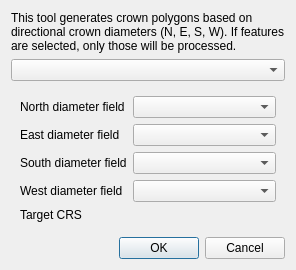
<?xml version="1.0" encoding="UTF-8"?>
<ui version="4.0">
 <class>TreestaCrownVisualizerDialogBase</class>
 <widget class="QDialog" name="TreestaCrownVisualizerDialogBase">
  <property name="windowTitle">
   <string>Treesta Crown Visualizer</string>
  </property>
  <layout class="QVBoxLayout" name="verticalLayout">
   <item>
    <widget class="QLabel" name="label_info">
     <property name="text">
      <string>This tool generates crown polygons based on directional crown diameters (N, E, S, W). If features are selected, only those will be processed.</string>
     </property>
     <property name="wordWrap">
      <bool>true</bool>
     </property>
    </widget>
   </item>
   <item>
    <widget class="QComboBox" name="layer_combo"/>
   </item>
   <item>
    <widget class="QWidget" name="form_container">
     <layout class="QFormLayout" name="formLayout">
      <item row="0" column="0">
       <widget class="QLabel">
        <property name="text">
         <string>North diameter field</string>
        </property>
       </widget>
      </item>
      <item row="0" column="1">
       <widget class="QComboBox" name="field_north"/>
      </item>
      <item row="1" column="0">
       <widget class="QLabel">
        <property name="text">
         <string>East diameter field</string>
        </property>
       </widget>
      </item>
      <item row="1" column="1">
       <widget class="QComboBox" name="field_east"/>
      </item>
      <item row="2" column="0">
       <widget class="QLabel">
        <property name="text">
         <string>South diameter field</string>
        </property>
       </widget>
      </item>
      <item row="2" column="1">
       <widget class="QComboBox" name="field_south"/>
      </item>
      <item row="3" column="0">
       <widget class="QLabel">
        <property name="text">
         <string>West diameter field</string>
        </property>
       </widget>
      </item>
      <item row="3" column="1">
       <widget class="QComboBox" name="field_west"/>
      </item>
      <item row="4" column="0">
       <widget class="QLabel">
        <property name="text">
         <string>Target CRS</string>
        </property>
       </widget>
      </item>
      <item row="4" column="1">
       <widget class="QgsProjectionSelectionWidget" name="crs_selector"/>
      </item>
     </layout>
    </widget>
   </item>
   <item>
    <widget class="QDialogButtonBox" name="button_box">
     <property name="orientation">
      <enum>Qt::Horizontal</enum>
     </property>
     <property name="standardButtons">
      <set>QDialogButtonBox::Cancel|QDialogButtonBox::Ok</set>
     </property>
    </widget>
   </item>
  </layout>
 </widget>
 <customwidgets>
  <customwidget>
   <class>QgsProjectionSelectionWidget</class>
   <extends>QWidget</extends>
   <header>qgsprojectionselectionwidget.h</header>
  </customwidget>
 </customwidgets>
 <resources/>
 <connections/>
</ui>
